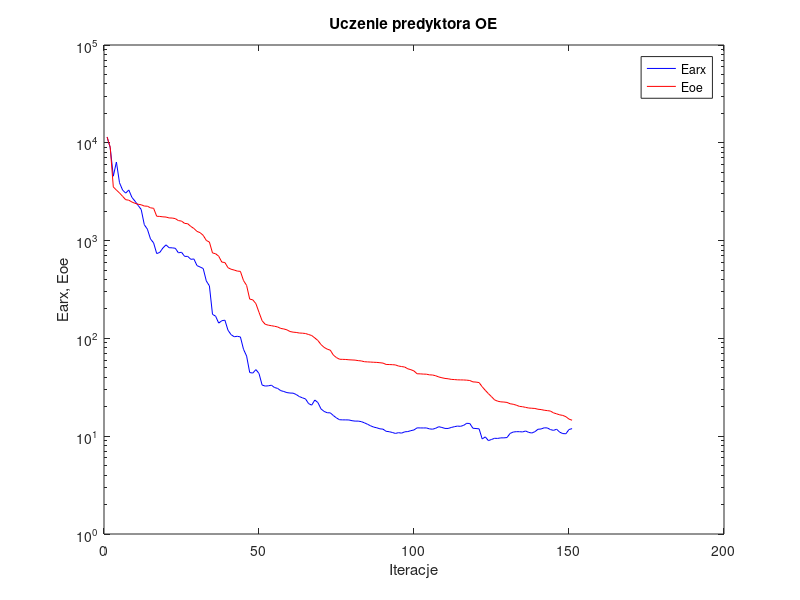
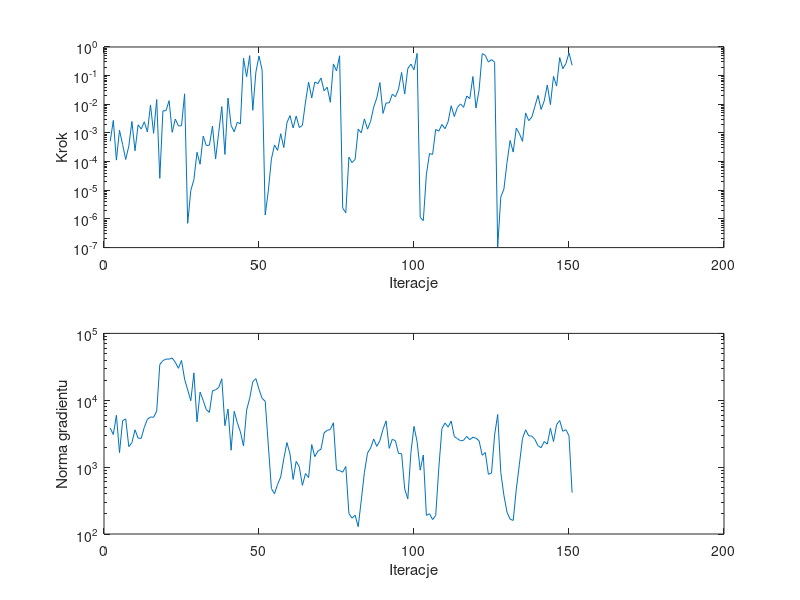

Write MATLAB code to recreate these figures, in order.
%uczenie predyktora oe
clear all;
n=0; farx(n+1)=1.144058e+004; foe(n+1)=1.146157e+004; wspucz(n+1)=0.000000e+000; ng(n+1)=0.000000e+000;
%odnowa zmiennej metryki
n=1; farx(n+1)=8.902017e+003; foe(n+1)=9.027950e+003; krok(n+1)=5.097061e-004; ng(n+1)=3.843104e+003;
n=2; farx(n+1)=4.558576e+003; foe(n+1)=3.538224e+003; krok(n+1)=2.739044e-003; ng(n+1)=3.074222e+003;
n=3; farx(n+1)=6.361951e+003; foe(n+1)=3.285642e+003; krok(n+1)=1.131625e-004; ng(n+1)=5.959785e+003;
n=4; farx(n+1)=3.905958e+003; foe(n+1)=3.070100e+003; krok(n+1)=1.238384e-003; ng(n+1)=1.647470e+003;
n=5; farx(n+1)=3.285023e+003; foe(n+1)=2.836231e+003; krok(n+1)=3.968650e-004; ng(n+1)=4.932893e+003;
n=6; farx(n+1)=3.059656e+003; foe(n+1)=2.620003e+003; krok(n+1)=1.187827e-004; ng(n+1)=5.265779e+003;
n=7; farx(n+1)=3.294030e+003; foe(n+1)=2.589042e+003; krok(n+1)=3.473499e-004; ng(n+1)=2.025776e+003;
n=8; farx(n+1)=2.766268e+003; foe(n+1)=2.480230e+003; krok(n+1)=2.518078e-003; ng(n+1)=2.318928e+003;
n=9; farx(n+1)=2.530639e+003; foe(n+1)=2.406382e+003; krok(n+1)=2.400073e-004; ng(n+1)=3.619105e+003;
n=10; farx(n+1)=2.291273e+003; foe(n+1)=2.353085e+003; krok(n+1)=1.915237e-003; ng(n+1)=2.713479e+003;
n=11; farx(n+1)=2.079852e+003; foe(n+1)=2.324503e+003; krok(n+1)=1.371344e-003; ng(n+1)=2.693329e+003;
n=12; farx(n+1)=1.454088e+003; foe(n+1)=2.255781e+003; krok(n+1)=2.454245e-003; ng(n+1)=3.942497e+003;
n=13; farx(n+1)=1.307668e+003; foe(n+1)=2.247063e+003; krok(n+1)=1.084015e-003; ng(n+1)=5.184193e+003;
n=14; farx(n+1)=1.038824e+003; foe(n+1)=2.163422e+003; krok(n+1)=9.533414e-003; ng(n+1)=5.626082e+003;
n=15; farx(n+1)=9.482501e+002; foe(n+1)=2.140241e+003; krok(n+1)=9.722192e-004; ng(n+1)=5.560929e+003;
n=16; farx(n+1)=7.369002e+002; foe(n+1)=1.774653e+003; krok(n+1)=1.464382e-002; ng(n+1)=6.879622e+003;
n=17; farx(n+1)=7.575393e+002; foe(n+1)=1.766817e+003; krok(n+1)=2.605170e-005; ng(n+1)=3.427045e+004;
n=18; farx(n+1)=8.403128e+002; foe(n+1)=1.749646e+003; krok(n+1)=5.887869e-003; ng(n+1)=3.914493e+004;
n=19; farx(n+1)=9.048209e+002; foe(n+1)=1.741405e+003; krok(n+1)=5.997467e-003; ng(n+1)=4.128369e+004;
n=20; farx(n+1)=8.461015e+002; foe(n+1)=1.704905e+003; krok(n+1)=1.339075e-002; ng(n+1)=4.127065e+004;
n=21; farx(n+1)=8.432904e+002; foe(n+1)=1.700998e+003; krok(n+1)=1.050435e-003; ng(n+1)=4.270481e+004;
n=22; farx(n+1)=8.349625e+002; foe(n+1)=1.678083e+003; krok(n+1)=3.065383e-003; ng(n+1)=3.698768e+004;
n=23; farx(n+1)=7.499174e+002; foe(n+1)=1.601936e+003; krok(n+1)=1.763978e-003; ng(n+1)=3.005562e+004;
n=24; farx(n+1)=7.603732e+002; foe(n+1)=1.583801e+003; krok(n+1)=1.779752e-003; ng(n+1)=3.942697e+004;
n=25; farx(n+1)=6.900824e+002; foe(n+1)=1.499740e+003; krok(n+1)=2.319637e-002; ng(n+1)=2.068864e+004;
%odnowa zmiennej metryki
n=26; farx(n+1)=6.895486e+002; foe(n+1)=1.488329e+003; krok(n+1)=7.023430e-007; ng(n+1)=1.425879e+004;
n=27; farx(n+1)=6.437536e+002; foe(n+1)=1.395879e+003; krok(n+1)=9.884595e-006; ng(n+1)=9.859804e+003;
n=28; farx(n+1)=6.488387e+002; foe(n+1)=1.330458e+003; krok(n+1)=2.357491e-005; ng(n+1)=2.569218e+004;
n=29; farx(n+1)=5.548079e+002; foe(n+1)=1.241927e+003; krok(n+1)=2.119010e-004; ng(n+1)=4.757555e+003;
n=30; farx(n+1)=5.371205e+002; foe(n+1)=1.205434e+003; krok(n+1)=8.104372e-005; ng(n+1)=1.326028e+004;
n=31; farx(n+1)=5.184385e+002; foe(n+1)=1.131757e+003; krok(n+1)=7.770983e-004; ng(n+1)=9.924309e+003;
n=32; farx(n+1)=3.869315e+002; foe(n+1)=1.004326e+003; krok(n+1)=3.657739e-004; ng(n+1)=7.239628e+003;
n=33; farx(n+1)=3.444917e+002; foe(n+1)=9.665711e+002; krok(n+1)=3.749852e-004; ng(n+1)=6.592929e+003;
n=34; farx(n+1)=1.761054e+002; foe(n+1)=7.478829e+002; krok(n+1)=1.730147e-003; ng(n+1)=1.386327e+004;
n=35; farx(n+1)=1.687961e+002; foe(n+1)=7.339725e+002; krok(n+1)=1.231911e-004; ng(n+1)=1.430972e+004;
n=36; farx(n+1)=1.433454e+002; foe(n+1)=6.925635e+002; krok(n+1)=1.037622e-003; ng(n+1)=1.551616e+004;
n=37; farx(n+1)=1.516645e+002; foe(n+1)=6.030102e+002; krok(n+1)=8.323975e-003; ng(n+1)=2.097169e+004;
n=38; farx(n+1)=1.535615e+002; foe(n+1)=5.967720e+002; krok(n+1)=1.784716e-004; ng(n+1)=4.170490e+003;
n=39; farx(n+1)=1.211457e+002; foe(n+1)=5.282963e+002; krok(n+1)=1.647154e-002; ng(n+1)=7.392179e+003;
n=40; farx(n+1)=1.092005e+002; foe(n+1)=5.095735e+002; krok(n+1)=1.830478e-003; ng(n+1)=1.789912e+003;
n=41; farx(n+1)=1.039555e+002; foe(n+1)=4.999111e+002; krok(n+1)=1.100811e-003; ng(n+1)=6.849914e+003;
n=42; farx(n+1)=1.051132e+002; foe(n+1)=4.878382e+002; krok(n+1)=2.354171e-003; ng(n+1)=4.629713e+003;
n=43; farx(n+1)=1.035164e+002; foe(n+1)=4.846419e+002; krok(n+1)=2.081087e-003; ng(n+1)=3.369413e+003;
n=44; farx(n+1)=7.742888e+001; foe(n+1)=3.905837e+002; krok(n+1)=4.065930e-001; ng(n+1)=2.065062e+003;
n=45; farx(n+1)=6.599757e+001; foe(n+1)=3.480991e+002; krok(n+1)=9.137743e-002; ng(n+1)=7.124157e+003;
n=46; farx(n+1)=4.476904e+001; foe(n+1)=2.523458e+002; krok(n+1)=4.991708e-001; ng(n+1)=1.068902e+004;
n=47; farx(n+1)=4.420432e+001; foe(n+1)=2.479191e+002; krok(n+1)=6.192369e-003; ng(n+1)=1.902109e+004;
n=48; farx(n+1)=4.798466e+001; foe(n+1)=2.265828e+002; krok(n+1)=1.350958e-001; ng(n+1)=2.108949e+004;
n=49; farx(n+1)=4.378483e+001; foe(n+1)=1.848846e+002; krok(n+1)=4.862877e-001; ng(n+1)=1.456697e+004;
n=50; farx(n+1)=3.336013e+001; foe(n+1)=1.516449e+002; krok(n+1)=1.564519e-001; ng(n+1)=1.066665e+004;
%odnowa zmiennej metryki
n=51; farx(n+1)=3.255608e+001; foe(n+1)=1.394405e+002; krok(n+1)=1.373078e-006; ng(n+1)=9.676981e+003;
n=52; farx(n+1)=3.275292e+001; foe(n+1)=1.365599e+002; krok(n+1)=9.520842e-006; ng(n+1)=2.131944e+003;
n=53; farx(n+1)=3.321771e+001; foe(n+1)=1.348749e+002; krok(n+1)=1.223990e-004; ng(n+1)=4.779976e+002;
n=54; farx(n+1)=3.146034e+001; foe(n+1)=1.330884e+002; krok(n+1)=3.820801e-004; ng(n+1)=4.010110e+002;
n=55; farx(n+1)=3.080748e+001; foe(n+1)=1.309733e+002; krok(n+1)=2.456358e-004; ng(n+1)=5.526865e+002;
n=56; farx(n+1)=2.924769e+001; foe(n+1)=1.264919e+002; krok(n+1)=9.413494e-004; ng(n+1)=7.128194e+002;
n=57; farx(n+1)=2.864540e+001; foe(n+1)=1.249036e+002; krok(n+1)=3.095029e-004; ng(n+1)=1.335413e+003;
n=58; farx(n+1)=2.791840e+001; foe(n+1)=1.223293e+002; krok(n+1)=2.261309e-003; ng(n+1)=2.332163e+003;
n=59; farx(n+1)=2.763101e+001; foe(n+1)=1.176073e+002; krok(n+1)=4.042588e-003; ng(n+1)=1.579514e+003;
n=60; farx(n+1)=2.755361e+001; foe(n+1)=1.158754e+002; krok(n+1)=1.499367e-003; ng(n+1)=6.548879e+002;
n=61; farx(n+1)=2.669136e+001; foe(n+1)=1.150578e+002; krok(n+1)=3.917519e-003; ng(n+1)=1.221486e+003;
n=62; farx(n+1)=2.543297e+001; foe(n+1)=1.135351e+002; krok(n+1)=1.548092e-003; ng(n+1)=1.009242e+003;
n=63; farx(n+1)=2.468975e+001; foe(n+1)=1.131065e+002; krok(n+1)=1.830478e-003; ng(n+1)=5.338905e+002;
n=64; farx(n+1)=2.406484e+001; foe(n+1)=1.121738e+002; krok(n+1)=1.199953e-002; ng(n+1)=8.008647e+002;
n=65; farx(n+1)=2.154637e+001; foe(n+1)=1.096038e+002; krok(n+1)=5.908701e-002; ng(n+1)=6.973211e+002;
n=66; farx(n+1)=2.077789e+001; foe(n+1)=1.069928e+002; krok(n+1)=1.664795e-002; ng(n+1)=2.172450e+003;
n=67; farx(n+1)=2.344498e+001; foe(n+1)=1.010664e+002; krok(n+1)=5.985461e-002; ng(n+1)=1.436046e+003;
n=68; farx(n+1)=2.207679e+001; foe(n+1)=9.521207e+001; krok(n+1)=5.286105e-002; ng(n+1)=1.737312e+003;
n=69; farx(n+1)=1.901360e+001; foe(n+1)=8.653861e+001; krok(n+1)=8.268560e-002; ng(n+1)=1.853928e+003;
n=70; farx(n+1)=1.792502e+001; foe(n+1)=8.095803e+001; krok(n+1)=2.959126e-002; ng(n+1)=3.262266e+003;
n=71; farx(n+1)=1.737332e+001; foe(n+1)=7.767857e+001; krok(n+1)=3.951655e-002; ng(n+1)=3.554453e+003;
n=72; farx(n+1)=1.732792e+001; foe(n+1)=7.576820e+001; krok(n+1)=1.183052e-002; ng(n+1)=3.653605e+003;
n=73; farx(n+1)=1.625450e+001; foe(n+1)=6.741998e+001; krok(n+1)=2.561578e-001; ng(n+1)=4.605245e+003;
n=74; farx(n+1)=1.535851e+001; foe(n+1)=6.359312e+001; krok(n+1)=1.455442e-001; ng(n+1)=9.093680e+002;
n=75; farx(n+1)=1.473202e+001; foe(n+1)=6.119573e+001; krok(n+1)=4.935049e-001; ng(n+1)=8.878237e+002;
%odnowa zmiennej metryki
n=76; farx(n+1)=1.468969e+001; foe(n+1)=6.106141e+001; krok(n+1)=2.392982e-006; ng(n+1)=8.402047e+002;
n=77; farx(n+1)=1.468256e+001; foe(n+1)=6.088551e+001; krok(n+1)=1.637572e-006; ng(n+1)=1.023939e+003;
n=78; farx(n+1)=1.465990e+001; foe(n+1)=6.045074e+001; krok(n+1)=1.437732e-004; ng(n+1)=2.035301e+002;
n=79; farx(n+1)=1.440741e+001; foe(n+1)=6.021106e+001; krok(n+1)=9.210340e-005; ng(n+1)=1.725553e+002;
n=80; farx(n+1)=1.426693e+001; foe(n+1)=5.997066e+001; krok(n+1)=1.191796e-004; ng(n+1)=1.907645e+002;
n=81; farx(n+1)=1.426883e+001; foe(n+1)=5.925447e+001; krok(n+1)=1.353531e-003; ng(n+1)=1.285348e+002;
n=82; farx(n+1)=1.409721e+001; foe(n+1)=5.883503e+001; krok(n+1)=1.009153e-003; ng(n+1)=3.232137e+002;
n=83; farx(n+1)=1.370419e+001; foe(n+1)=5.777005e+001; krok(n+1)=3.096185e-003; ng(n+1)=8.331551e+002;
n=84; farx(n+1)=1.324965e+001; foe(n+1)=5.751100e+001; krok(n+1)=1.358387e-003; ng(n+1)=1.621045e+003;
n=85; farx(n+1)=1.277157e+001; foe(n+1)=5.727999e+001; krok(n+1)=2.547833e-003; ng(n+1)=1.929557e+003;
n=86; farx(n+1)=1.239184e+001; foe(n+1)=5.702678e+001; krok(n+1)=8.055458e-003; ng(n+1)=2.636280e+003;
n=87; farx(n+1)=1.218467e+001; foe(n+1)=5.683274e+001; krok(n+1)=1.660195e-002; ng(n+1)=2.045571e+003;
n=88; farx(n+1)=1.189828e+001; foe(n+1)=5.641273e+001; krok(n+1)=5.737813e-002; ng(n+1)=2.493008e+003;
n=89; farx(n+1)=1.180719e+001; foe(n+1)=5.591288e+001; krok(n+1)=4.815473e-003; ng(n+1)=3.681207e+003;
n=90; farx(n+1)=1.122495e+001; foe(n+1)=5.418500e+001; krok(n+1)=1.111520e-002; ng(n+1)=4.919665e+003;
n=91; farx(n+1)=1.111657e+001; foe(n+1)=5.403443e+001; krok(n+1)=1.121665e-002; ng(n+1)=1.908292e+003;
n=92; farx(n+1)=1.092081e+001; foe(n+1)=5.387269e+001; krok(n+1)=2.243330e-002; ng(n+1)=2.607990e+003;
n=93; farx(n+1)=1.067675e+001; foe(n+1)=5.356525e+001; krok(n+1)=1.835014e-002; ng(n+1)=2.482513e+003;
n=94; farx(n+1)=1.086496e+001; foe(n+1)=5.218618e+001; krok(n+1)=3.377395e-002; ng(n+1)=1.601698e+003;
n=95; farx(n+1)=1.075358e+001; foe(n+1)=5.155276e+001; krok(n+1)=1.288588e-001; ng(n+1)=1.586553e+003;
n=96; farx(n+1)=1.108379e+001; foe(n+1)=5.095713e+001; krok(n+1)=2.272818e-002; ng(n+1)=4.727237e+002;
n=97; farx(n+1)=1.115028e+001; foe(n+1)=4.890069e+001; krok(n+1)=1.775417e-001; ng(n+1)=3.348725e+002;
n=98; farx(n+1)=1.139626e+001; foe(n+1)=4.786783e+001; krok(n+1)=2.522670e-001; ng(n+1)=1.654644e+003;
n=99; farx(n+1)=1.158986e+001; foe(n+1)=4.645094e+001; krok(n+1)=1.600146e-001; ng(n+1)=4.068828e+003;
n=100; farx(n+1)=1.217439e+001; foe(n+1)=4.349269e+001; krok(n+1)=5.976464e-001; ng(n+1)=2.392028e+003;
%odnowa zmiennej metryki
n=101; farx(n+1)=1.215016e+001; foe(n+1)=4.340679e+001; krok(n+1)=1.134806e-006; ng(n+1)=9.011866e+002;
n=102; farx(n+1)=1.214099e+001; foe(n+1)=4.316042e+001; krok(n+1)=8.757269e-007; ng(n+1)=1.519102e+003;
n=103; farx(n+1)=1.215135e+001; foe(n+1)=4.305848e+001; krok(n+1)=3.609728e-005; ng(n+1)=1.894634e+002;
n=104; farx(n+1)=1.187933e+001; foe(n+1)=4.239727e+001; krok(n+1)=1.916020e-004; ng(n+1)=2.009235e+002;
n=105; farx(n+1)=1.179342e+001; foe(n+1)=4.224046e+001; krok(n+1)=1.784716e-004; ng(n+1)=1.645775e+002;
n=106; farx(n+1)=1.205822e+001; foe(n+1)=4.148779e+001; krok(n+1)=1.330026e-003; ng(n+1)=1.888123e+002;
n=107; farx(n+1)=1.250452e+001; foe(n+1)=4.033943e+001; krok(n+1)=1.152461e-003; ng(n+1)=9.668246e+002;
n=108; farx(n+1)=1.228205e+001; foe(n+1)=3.959095e+001; krok(n+1)=1.970836e-003; ng(n+1)=3.774205e+003;
n=109; farx(n+1)=1.201310e+001; foe(n+1)=3.897443e+001; krok(n+1)=1.409339e-003; ng(n+1)=4.563435e+003;
n=110; farx(n+1)=1.199862e+001; foe(n+1)=3.866433e+001; krok(n+1)=2.469223e-003; ng(n+1)=3.974973e+003;
n=111; farx(n+1)=1.227582e+001; foe(n+1)=3.812103e+001; krok(n+1)=8.899418e-003; ng(n+1)=4.883483e+003;
n=112; farx(n+1)=1.250470e+001; foe(n+1)=3.794309e+001; krok(n+1)=3.740913e-003; ng(n+1)=2.869018e+003;
n=113; farx(n+1)=1.268788e+001; foe(n+1)=3.771208e+001; krok(n+1)=7.757671e-003; ng(n+1)=2.663633e+003;
n=114; farx(n+1)=1.261872e+001; foe(n+1)=3.763979e+001; krok(n+1)=1.032555e-002; ng(n+1)=2.475912e+003;
n=115; farx(n+1)=1.289989e+001; foe(n+1)=3.759025e+001; krok(n+1)=7.835038e-003; ng(n+1)=2.522070e+003;
n=116; farx(n+1)=1.354651e+001; foe(n+1)=3.741486e+001; krok(n+1)=1.952078e-002; ng(n+1)=2.881858e+003;
n=117; farx(n+1)=1.348821e+001; foe(n+1)=3.710372e+001; krok(n+1)=1.576669e-002; ng(n+1)=2.570225e+003;
n=118; farx(n+1)=1.205924e+001; foe(n+1)=3.593523e+001; krok(n+1)=9.338312e-002; ng(n+1)=2.802565e+003;
n=119; farx(n+1)=1.198010e+001; foe(n+1)=3.576369e+001; krok(n+1)=7.385876e-003; ng(n+1)=2.707017e+003;
n=120; farx(n+1)=1.189356e+001; foe(n+1)=3.533540e+001; krok(n+1)=3.178877e-002; ng(n+1)=2.473073e+003;
n=121; farx(n+1)=9.372700e+000; foe(n+1)=3.202101e+001; krok(n+1)=5.861088e-001; ng(n+1)=1.504890e+003;
n=122; farx(n+1)=9.838961e+000; foe(n+1)=2.944696e+001; krok(n+1)=5.107206e-001; ng(n+1)=1.651637e+003;
n=123; farx(n+1)=9.016044e+000; foe(n+1)=2.723297e+001; krok(n+1)=2.965759e-001; ng(n+1)=7.816988e+002;
n=124; farx(n+1)=9.257050e+000; foe(n+1)=2.535073e+001; krok(n+1)=3.624196e-001; ng(n+1)=8.155658e+002;
n=125; farx(n+1)=9.517724e+000; foe(n+1)=2.350949e+001; krok(n+1)=2.957090e-001; ng(n+1)=3.015623e+003;
%odnowa zmiennej metryki
n=126; farx(n+1)=9.495648e+000; foe(n+1)=2.279772e+001; krok(n+1)=1.055599e-007; ng(n+1)=6.136597e+003;
n=127; farx(n+1)=9.615607e+000; foe(n+1)=2.245521e+001; krok(n+1)=5.906101e-006; ng(n+1)=8.283201e+002;
n=128; farx(n+1)=9.619062e+000; foe(n+1)=2.235115e+001; krok(n+1)=1.095389e-005; ng(n+1)=3.789637e+002;
n=129; farx(n+1)=9.687479e+000; foe(n+1)=2.214932e+001; krok(n+1)=9.290537e-005; ng(n+1)=2.122224e+002;
n=130; farx(n+1)=1.067187e+001; foe(n+1)=2.147267e+001; krok(n+1)=5.465324e-004; ng(n+1)=1.664548e+002;
n=131; farx(n+1)=1.103312e+001; foe(n+1)=2.121507e+001; krok(n+1)=2.154098e-004; ng(n+1)=1.597121e+002;
n=132; farx(n+1)=1.112413e+001; foe(n+1)=2.076785e+001; krok(n+1)=1.478882e-003; ng(n+1)=4.680449e+002;
n=133; farx(n+1)=1.111908e+001; foe(n+1)=2.018863e+001; krok(n+1)=9.481985e-004; ng(n+1)=1.105181e+003;
n=134; farx(n+1)=1.105998e+001; foe(n+1)=2.002214e+001; krok(n+1)=5.097061e-004; ng(n+1)=2.682859e+003;
n=135; farx(n+1)=1.130171e+001; foe(n+1)=1.971284e+001; krok(n+1)=5.003630e-003; ng(n+1)=3.617205e+003;
n=136; farx(n+1)=1.093846e+001; foe(n+1)=1.941924e+001; krok(n+1)=2.684169e-003; ng(n+1)=2.940935e+003;
n=137; farx(n+1)=1.077633e+001; foe(n+1)=1.931634e+001; krok(n+1)=3.559503e-003; ng(n+1)=2.911555e+003;
n=138; farx(n+1)=1.112502e+001; foe(n+1)=1.921059e+001; krok(n+1)=8.468065e-003; ng(n+1)=2.602793e+003;
n=139; farx(n+1)=1.177602e+001; foe(n+1)=1.886529e+001; krok(n+1)=2.038266e-002; ng(n+1)=2.087248e+003;
n=140; farx(n+1)=1.185354e+001; foe(n+1)=1.872154e+001; krok(n+1)=6.606617e-003; ng(n+1)=1.951129e+003;
n=141; farx(n+1)=1.218383e+001; foe(n+1)=1.843382e+001; krok(n+1)=1.314565e-002; ng(n+1)=2.413441e+003;
n=142; farx(n+1)=1.215208e+001; foe(n+1)=1.826384e+001; krok(n+1)=4.715694e-002; ng(n+1)=2.208696e+003;
n=143; farx(n+1)=1.168718e+001; foe(n+1)=1.807904e+001; krok(n+1)=9.707132e-003; ng(n+1)=3.816253e+003;
n=144; farx(n+1)=1.147204e+001; foe(n+1)=1.732745e+001; krok(n+1)=9.464845e-002; ng(n+1)=2.413216e+003;
n=145; farx(n+1)=1.178792e+001; foe(n+1)=1.693849e+001; krok(n+1)=4.321748e-002; ng(n+1)=4.314983e+003;
n=146; farx(n+1)=1.099442e+001; foe(n+1)=1.653675e+001; krok(n+1)=4.275969e-001; ng(n+1)=4.989243e+003;
n=147; farx(n+1)=1.063605e+001; foe(n+1)=1.631297e+001; krok(n+1)=1.742650e-001; ng(n+1)=3.445642e+003;
n=148; farx(n+1)=1.059643e+001; foe(n+1)=1.582816e+001; krok(n+1)=2.640676e-001; ng(n+1)=3.629124e+003;
n=149; farx(n+1)=1.170478e+001; foe(n+1)=1.495902e+001; krok(n+1)=6.246649e-001; ng(n+1)=2.942734e+003;
n=150; farx(n+1)=1.195254e+001; foe(n+1)=1.456278e+001; krok(n+1)=2.301336e-001; ng(n+1)=4.151711e+002;

figure; semilogy(farx,'b'); hold on; semilogy(foe,'r'); xlabel('Iteracje'); ylabel('Earx, Eoe'); legend('Earx','Eoe'); title('Uczenie predyktora OE');
print (['zmiany_bledow1.png' ], '-dpng', '-r400')
figure; subplot(2,1,1); semilogy(krok); xlabel('Iteracje'); ylabel('Krok');
subplot(2,1,2); semilogy(ng); xlabel('Iteracje'); ylabel('Norma gradientu');
Earx=farx(n+1)
Eoe=foe(n+1)

